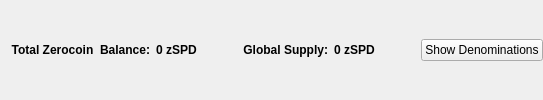
                       <widget class="QFrame" name="balanceSupplyFrame">
                        <layout class="QHBoxLayout" name="horizontalLayout_2" stretch="0,0,0,1,0">
                         <property name="rightMargin">
                          <number>0</number>
                         </property>
                         <item>
                          <layout class="QHBoxLayout" name="horizontalLayout_34">
                           <item>
                            <widget class="QLabel" name="labelzAvailableText_3">
                             <property name="font">
                              <font>
                               <weight>75</weight>
                               <bold>true</bold>
                              </font>
                             </property>
                             <property name="toolTip">
                              <string>Total Balance including unconfirmed and immature zSPD</string>
                             </property>
                             <property name="text">
                              <string>Total Zerocoin  Balance:</string>
                             </property>
                             <property name="alignment">
                              <set>Qt::AlignRight|Qt::AlignTrailing|Qt::AlignVCenter</set>
                             </property>
                            </widget>
                           </item>
                           <item>
                            <widget class="QLabel" name="labelzAvailableAmount_4">
                             <property name="minimumSize">
                              <size>
                               <width>40</width>
                               <height>0</height>
                              </size>
                             </property>
                             <property name="font">
                              <font>
                               <weight>75</weight>
                               <bold>true</bold>
                              </font>
                             </property>
                             <property name="toolTip">
                              <string>Total Balance including unconfirmed and immature zSPD</string>
                             </property>
                             <property name="text">
                              <string>0 zSPD</string>
                             </property>
                             <property name="alignment">
                              <set>Qt::AlignLeading|Qt::AlignLeft|Qt::AlignVCenter</set>
                             </property>
                            </widget>
                           </item>
                          </layout>
                         </item>
                         <item>
                          <spacer name="horizontalSpacer_32">
                           <property name="orientation">
                            <enum>Qt::Horizontal</enum>
                           </property>
                           <property name="sizeHint" stdset="0">
                            <size>
                             <width>40</width>
                             <height>20</height>
                            </size>
                           </property>
                          </spacer>
                         </item>
                         <item>
                          <layout class="QHBoxLayout" name="horizontalLayout_35">
                           <item>
                            <widget class="QLabel" name="labelZsupplyText_2">
                             <property name="font">
                              <font>
                               <weight>75</weight>
                               <bold>true</bold>
                              </font>
                             </property>
                             <property name="text">
                              <string>Global Supply:</string>
                             </property>
                             <property name="alignment">
                              <set>Qt::AlignRight|Qt::AlignTrailing|Qt::AlignVCenter</set>
                             </property>
                            </widget>
                           </item>
                           <item>
                            <widget class="QLabel" name="labelZsupplyAmount_2">
                             <property name="font">
                              <font>
                               <weight>75</weight>
                               <bold>true</bold>
                              </font>
                             </property>
                             <property name="text">
                              <string>0 zSPD</string>
                             </property>
                            </widget>
                           </item>
                          </layout>
                         </item>
                         <item>
                          <spacer name="horizontalSpacer_31">
                           <property name="orientation">
                            <enum>Qt::Horizontal</enum>
                           </property>
                           <property name="sizeHint" stdset="0">
                            <size>
                             <width>40</width>
                             <height>20</height>
                            </size>
                           </property>
                          </spacer>
                         </item>
                         <item>
                          <widget class="QPushButton" name="pushButtonShowDenoms">
                           <property name="toolTip">
                            <string>Show zSPD denominations list</string>
                           </property>
                           <property name="text">
                            <string>Show Denominations</string>
                           </property>
                          </widget>
                         </item>
                        </layout>
                       </widget>
